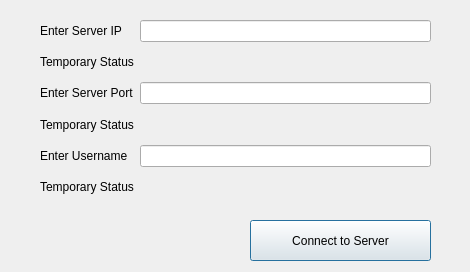
<?xml version="1.0" encoding="UTF-8"?>
<ui version="4.0">
 <class>Dialog</class>
 <widget class="QDialog" name="Dialog">
  <property name="geometry">
   <rect>
    <x>0</x>
    <y>0</y>
    <width>470</width>
    <height>272</height>
   </rect>
  </property>
  <property name="windowTitle">
   <string>Dialog</string>
  </property>
  <widget class="QPushButton" name="connect_button">
   <property name="geometry">
    <rect>
     <x>250</x>
     <y>220</y>
     <width>181</width>
     <height>41</height>
    </rect>
   </property>
   <property name="text">
    <string>Connect to Server</string>
   </property>
  </widget>
  <widget class="QWidget" name="layoutWidget">
   <property name="geometry">
    <rect>
     <x>40</x>
     <y>20</y>
     <width>391</width>
     <height>181</height>
    </rect>
   </property>
   <layout class="QGridLayout" name="gridLayout">
    <item row="0" column="0">
     <widget class="QLabel" name="ip_label">
      <property name="text">
       <string>Enter Server IP</string>
      </property>
     </widget>
    </item>
    <item row="0" column="1">
     <widget class="QLineEdit" name="ip_input"/>
    </item>
    <item row="2" column="0">
     <widget class="QLabel" name="port_label">
      <property name="text">
       <string>Enter Server Port</string>
      </property>
     </widget>
    </item>
    <item row="2" column="1">
     <widget class="QLineEdit" name="port_input"/>
    </item>
    <item row="4" column="0">
     <widget class="QLabel" name="username_label">
      <property name="text">
       <string>Enter Username</string>
      </property>
     </widget>
    </item>
    <item row="4" column="1">
     <widget class="QLineEdit" name="username_input"/>
    </item>
    <item row="3" column="0" colspan="2">
     <widget class="QLabel" name="port_status">
      <property name="text">
       <string>Temporary Status</string>
      </property>
     </widget>
    </item>
    <item row="1" column="0" colspan="2">
     <widget class="QLabel" name="ip_status">
      <property name="text">
       <string>Temporary Status</string>
      </property>
     </widget>
    </item>
    <item row="5" column="0" colspan="2">
     <widget class="QLabel" name="username_status">
      <property name="text">
       <string>Temporary Status</string>
      </property>
     </widget>
    </item>
   </layout>
  </widget>
 </widget>
 <resources/>
 <connections/>
</ui>
